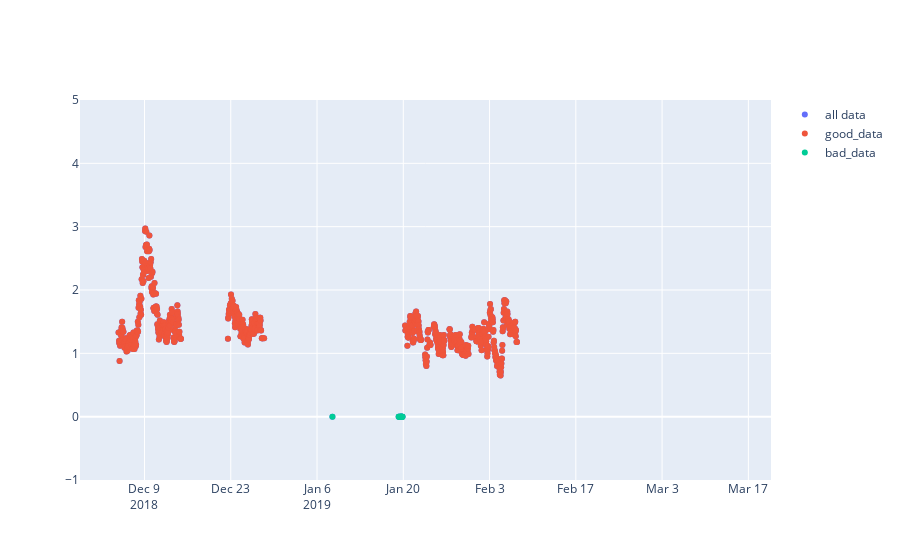

The code cell stored with this chart in its notebook:
### Code cell
qc_itaoca.plot_comparison(parameter='swvht',
                   ylim=[-1,5],
                   plot_type='plotly')

### Figure 1 — Plotly figure (JSON) as saved in the notebook; plotly's stock layout.template omitted (floating-point values rounded to 4 significant figures; data arrays with more than 128 entries replaced by an {"elided": "..."} marker saying what was removed)
{"data": [{"mode": "markers", "name": "all data", "type": "scatter", "x": {"elided": "2187 str values"}, "y": {"elided": "2187 float values"}}, {"mode": "markers", "name": "good_data", "type": "scatter", "x": {"elided": "2175 str values"}, "y": {"elided": "2175 float values"}}, {"mode": "markers", "name": "bad_data", "type": "scatter", "x": ["2019-01-08T12:00:00", "2019-01-19T06:00:00", "2019-01-19T07:00:00", "2019-01-19T11:00:00", "2019-01-19T12:00:00", "2019-01-19T14:00:00", "2019-01-19T15:00:00", "2019-01-19T16:00:00", "2019-01-19T18:00:00", "2019-01-19T19:00:00", "2019-01-19T20:00:00", "2019-01-19T21:00:00"], "y": [0, 0, 0, 0, 0, 0, 0, 0, 0, 0, 0, 0]}], "layout": {"yaxis": {"range": [-1, 5]}}}
